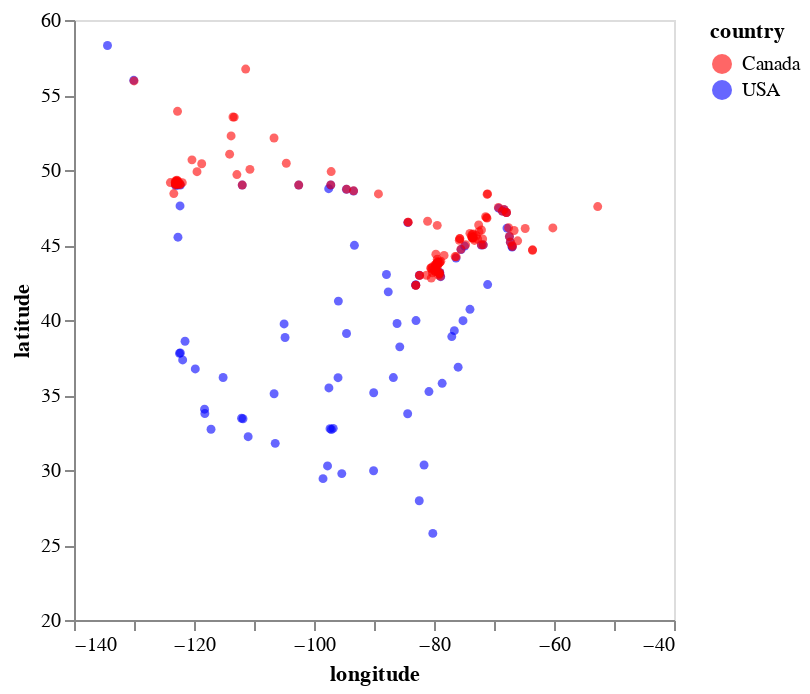

The cell this chart's notebook holds for it:
### Code cell
chart1 = alt.Chart(df).mark_circle(size=20, opacity=0.6).encode(
    alt.X('longitude:Q', scale=alt.Scale(domain=[-140, -40]), axis=alt.Axis(grid=False)),
    alt.Y('latitude:Q', scale=alt.Scale(domain=[20, 60]), axis=alt.Axis(grid=False)),
    alt.Color('country:N', scale=alt.Scale(domain=['Canada', 'USA'], range=['red', 'blue']))
)

chart1

### Figure 1 — Vega-Lite specification as saved in the notebook (floating-point values rounded to 4 significant figures; data arrays with more than 128 entries replaced by an {"elided": "..."} marker saying what was removed)
{"config": {"view": {"continuousWidth": 300, "continuousHeight": 300}}, "data": {"name": "data-35ac1f4ff8f0ccc6ae1bed0552485cad"}, "mark": {"type": "circle", "opacity": 0.6, "size": 20}, "encoding": {"color": {"field": "country", "scale": {"domain": ["Canada", "USA"], "range": ["red", "blue"]}, "type": "nominal"}, "x": {"axis": {"grid": false}, "field": "longitude", "scale": {"domain": [-140, -40]}, "type": "quantitative"}, "y": {"axis": {"grid": false}, "field": "latitude", "scale": {"domain": [20, 60]}, "type": "quantitative"}}, "$schema": "https://vega.github.io/schema/vega-lite/v5.8.0.json", "datasets": {"data-35ac1f4ff8f0ccc6ae1bed0552485cad": {"elided": "209 records"}}}
